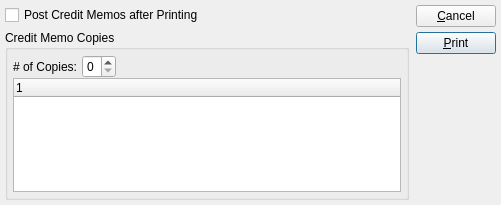
<ui version="4.0" >
 <author></author>
 <comment>This file is part of the xTuple ERP: PostBooks Edition, a free and
open source Enterprise Resource Planning software suite,
Copyright (c) 1999-2011 by OpenMFG LLC, d/b/a xTuple.
It is licensed to you under the Common Public Attribution License
version 1.0, the full text of which (including xTuple-specific Exhibits)
is available at www.xtuple.com/CPAL.  By using this software, you agree
to be bound by its terms.</comment>
 <class>printCreditMemos</class>
 <widget class="QDialog" name="printCreditMemos" >
  <property name="geometry" >
   <rect>
    <x>0</x>
    <y>0</y>
    <width>501</width>
    <height>205</height>
   </rect>
  </property>
  <property name="windowTitle" >
   <string>Print Credit Memos</string>
  </property>
  <layout class="QHBoxLayout" >
   <property name="margin" >
    <number>5</number>
   </property>
   <property name="spacing" >
    <number>7</number>
   </property>
   <item>
    <layout class="QVBoxLayout" >
     <property name="margin" >
      <number>0</number>
     </property>
     <property name="spacing" >
      <number>5</number>
     </property>
     <item>
      <layout class="QHBoxLayout" >
       <property name="margin" >
        <number>0</number>
       </property>
       <property name="spacing" >
        <number>0</number>
       </property>
       <item>
        <widget class="XCheckBox" name="_post" >
         <property name="text" >
          <string>Post Credit Memos after Printing</string>
         </property>
        </widget>
       </item>
       <item>
        <spacer>
         <property name="orientation" >
          <enum>Qt::Horizontal</enum>
         </property>
         <property name="sizeType" >
          <enum>QSizePolicy::Expanding</enum>
         </property>
         <property name="sizeHint" >
          <size>
           <width>100</width>
           <height>20</height>
          </size>
         </property>
        </spacer>
       </item>
      </layout>
     </item>
     <item>
      <widget class="QGroupBox" name="_creditMemoCopiesGroup" >
       <property name="title" >
        <string>Credit Memo Copies</string>
       </property>
       <layout class="QVBoxLayout" >
        <property name="margin" >
         <number>5</number>
        </property>
        <property name="spacing" >
         <number>0</number>
        </property>
        <item>
         <layout class="QHBoxLayout" >
          <property name="margin" >
           <number>0</number>
          </property>
          <property name="spacing" >
           <number>0</number>
          </property>
          <item>
           <layout class="QHBoxLayout" >
            <property name="margin" >
             <number>0</number>
            </property>
            <property name="spacing" >
             <number>5</number>
            </property>
            <item>
             <widget class="QLabel" name="_creditMemoNumOfCopiesLit" >
              <property name="text" >
               <string># of Copies:</string>
              </property>
              <property name="alignment" >
               <set>Qt::AlignRight|Qt::AlignTrailing|Qt::AlignVCenter</set>
              </property>
             </widget>
            </item>
            <item>
             <widget class="QSpinBox" name="_creditMemoNumOfCopies" >
              <property name="enabled" >
               <bool>true</bool>
              </property>
              <property name="maximum" >
               <number>9</number>
              </property>
              <property name="minimum" >
               <number>0</number>
              </property>
              <property name="value" >
               <number>0</number>
              </property>
             </widget>
            </item>
           </layout>
          </item>
          <item>
           <spacer>
            <property name="orientation" >
             <enum>Qt::Horizontal</enum>
            </property>
            <property name="sizeType" >
             <enum>QSizePolicy::Expanding</enum>
            </property>
            <property name="sizeHint" >
             <size>
              <width>16</width>
              <height>10</height>
             </size>
            </property>
           </spacer>
          </item>
         </layout>
        </item>
        <item>
         <widget class="XTreeWidget" name="_creditMemoWatermarks" />
        </item>
       </layout>
      </widget>
     </item>
    </layout>
   </item>
   <item>
    <layout class="QVBoxLayout" >
     <property name="margin" >
      <number>0</number>
     </property>
     <property name="spacing" >
      <number>0</number>
     </property>
     <item>
      <layout class="QVBoxLayout" >
       <property name="margin" >
        <number>0</number>
       </property>
       <property name="spacing" >
        <number>5</number>
       </property>
       <item>
        <widget class="QPushButton" name="_close" >
         <property name="text" >
          <string>&amp;Cancel</string>
         </property>
        </widget>
       </item>
       <item>
        <widget class="QPushButton" name="_print" >
         <property name="text" >
          <string>&amp;Print</string>
         </property>
         <property name="autoDefault" >
          <bool>true</bool>
         </property>
         <property name="default" >
          <bool>true</bool>
         </property>
        </widget>
       </item>
      </layout>
     </item>
     <item>
      <spacer>
       <property name="orientation" >
        <enum>Qt::Vertical</enum>
       </property>
       <property name="sizeType" >
        <enum>QSizePolicy::Expanding</enum>
       </property>
       <property name="sizeHint" >
        <size>
         <width>11</width>
         <height>51</height>
        </size>
       </property>
      </spacer>
     </item>
    </layout>
   </item>
  </layout>
 </widget>
 <layoutdefault spacing="5" margin="5" />
 <pixmapfunction>qPixmapFromMimeSource</pixmapfunction>
 <customwidgets>
  <customwidget>
   <class>XCheckBox</class>
   <extends>QCheckBox</extends>
   <header>xcheckbox.h</header>
  </customwidget>
  <customwidget>
   <class>XTreeWidget</class>
   <extends>QTreeWidget</extends>
   <header>xtreewidget.h</header>
  </customwidget>
 </customwidgets>
 <tabstops>
  <tabstop>_post</tabstop>
  <tabstop>_creditMemoNumOfCopies</tabstop>
  <tabstop>_creditMemoWatermarks</tabstop>
  <tabstop>_print</tabstop>
  <tabstop>_close</tabstop>
 </tabstops>
 <resources/>
 <connections>
  <connection>
   <sender>_close</sender>
   <signal>clicked()</signal>
   <receiver>printCreditMemos</receiver>
   <slot>reject()</slot>
   <hints>
    <hint type="sourcelabel" >
     <x>20</x>
     <y>20</y>
    </hint>
    <hint type="destinationlabel" >
     <x>20</x>
     <y>20</y>
    </hint>
   </hints>
  </connection>
 </connections>
</ui>
